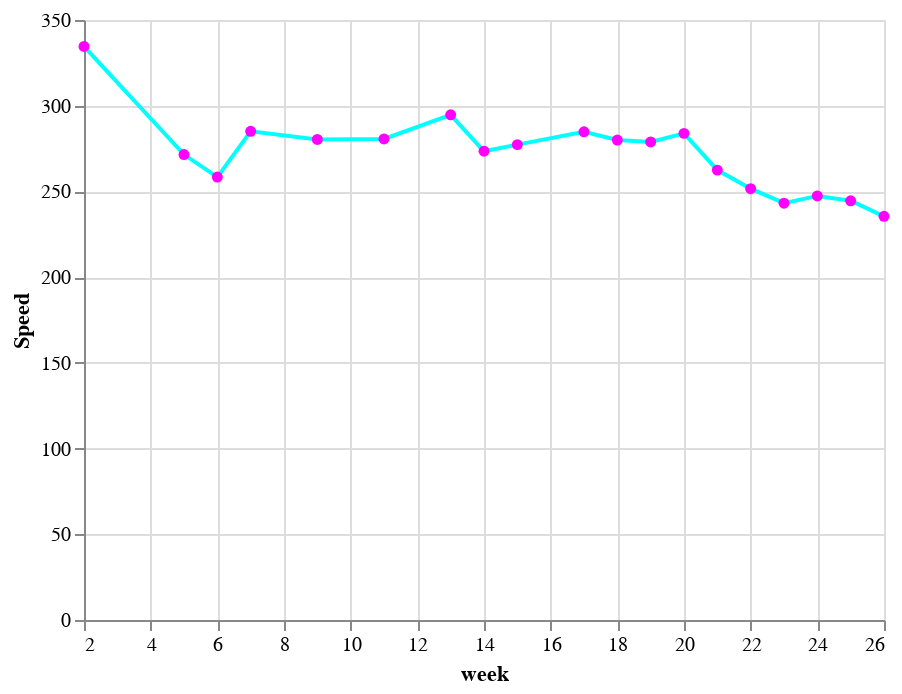

Notebook source saved alongside this figure:
### Code cell
# mit punkten BESSER
line = alt.Chart(df).mark_line(color="aqua").encode(
    alt.X("week"),
    alt.Y("average(seconds_per_km)", title="Speed")
    
)
line + line.mark_circle(color="magenta")

### Figure 1 — Vega-Lite specification as saved in the notebook (floating-point values rounded to 4 significant figures)
{"$schema": "https://vega.github.io/schema/vega-lite/v4.8.1.json", "config": {"view": {"continuousHeight": 300, "continuousWidth": 400}}, "data": {"name": "data-31c7fd9393a38aac112a5c8ac5ad6139"}, "datasets": {"data-31c7fd9393a38aac112a5c8ac5ad6139": [{"Unnamed: 0": 182, "avgPace(/meter)": 0.3787, "calories(kcal)": 71, "date": "2022-01-10 20:39", "day_of_week": "Monday", "distance(m)": 1191, "distance_rounded": 1, "maxPace(/meter)": 7.246, "minPace(/meter)": 0.2501, "seconds_per_km": 380.4, "speed_per_km": "06:20.35", "sportTime(s)": 453, "startTime": "2022-01-10T13:39:17+00:00", "type": 1, "week": 2}, {"Unnamed: 0": 178, "avgPace(/meter)": 0.2878, "calories(kcal)": 60, "date": "2022-01-13 16:23", "day_of_week": "Thursday", "distance(m)": 1004, "distance_rounded": 1, "maxPace(/meter)": 2.342, "minPace(/meter)": 0.1982, "seconds_per_km": 288.8, "speed_per_km": "04:48.84", "sportTime(s)": 290, "startTime": "2022-01-13T09:23:16+00:00", "type": 1, "week": 2}, {"Unnamed: 0": 176, "avgPace(/meter)": 0.2637, "calories(kcal)": 39, "date": "2022-02-03 17:41", "day_of_week": "Thursday", "distance(m)": 1001, "distance_rounded": 1, "maxPace(/meter)": 0.609, "minPace(/meter)": 0.1993, "seconds_per_km": 264.7, "speed_per_km": "04:24.74", "sportTime(s)": 265, "startTime": "2022-02-03T10:41:12+00:00", "type": 1, "week": 5}, {"Unnamed: 0": 172, "avgPace(/meter)": 0.2803, "calories(kcal)": 50, "date": "2022-02-05 18:46", "day_of_week": "Saturday", "distance(m)": 1006, "distance_rounded": 1, "maxPace(/meter)": 0.6911, "minPace(/meter)": 0.229, "seconds_per_km": 281.3, "speed_per_km": "04:41.31", "sportTime(s)": 283, "startTime": "2022-02-05T11:46:47+00:00", "type": 1, "week": 5}, {"Unnamed: 0": 169, "avgPace(/meter)": 0.2675, "calories(kcal)": 34, "date": "2022-02-06 18:36", "day_of_week": "Sunday", "distance(m)": 1013, "distance_rounded": 1, "maxPace(/meter)": 0.6361, "minPace(/meter)": 0.2325, "seconds_per_km": 268.5, "speed_per_km": "04:28.51", "sportTime(s)": 272, "startTime": "2022-02-06T11:36:48+00:00", "type": 1, "week": 5}, {"Unnamed: 0": 166, "avgPace(/meter)": 0.26, "calories(kcal)": 39, "date": "2022-02-11 18:49", "day_of_week": "Friday", "distance(m)": 1004, "distance_rounded": 1, "maxPace(/meter)": 0.788, "minPace(/meter)": 0.198, "seconds_per_km": 262.9, "speed_per_km": "04:22.95", "sportTime(s)": 264, "startTime": "2022-02-11T11:49:54+00:00", "type": 1, "week": 6}, {"Unnamed: 0": 163, "avgPace(/meter)": 0.2552, "calories(kcal)": 44, "date": "2022-02-12 18:25", "day_of_week": "Saturday", "distance(m)": 1011, "distance_rounded": 1, "maxPace(/meter)": 0.5571, "minPace(/meter)": 0.1928, "seconds_per_km": 256.2, "speed_per_km": "04:16.18", "sportTime(s)": 259, "startTime": "2022-02-12T11:25:02+00:00", "type": 1, "week": 6}, {"Unnamed: 0": 161, "avgPace(/meter)": 0.255, "calories(kcal)": 37, "date": "2022-02-13 18:09", "day_of_week": "Sunday", "distance(m)": 1000, "distance_rounded": 1, "maxPace(/meter)": 0.576, "minPace(/meter)": 0.194, "seconds_per_km": 256, "speed_per_km": "04:16.00", "sportTime(s)": 256, "startTime": "2022-02-13T11:09:12+00:00", "type": 1, "week": 6}, {"Unnamed: 0": 157, "avgPace(/meter)": 0.2854, "calories(kcal)": 43, "date": "2022-02-14 18:50", "day_of_week": "Monday", "distance(m)": 1002, "distance_rounded": 1, "maxPace(/meter)": 0.7446, "minPace(/meter)": 0.2587, "seconds_per_km": 286.4, "speed_per_km": "04:46.43", "sportTime(s)": 287, "startTime": "2022-02-14T11:50:09+00:00", "type": 1, "week": 7}, {"Unnamed: 0": 155, "avgPace(/meter)": 0.2827, "calories(kcal)": 60, "date": "2022-02-16 18:12", "day_of_week": "Wednesday", "distance(m)": 1001, "distance_rounded": 1, "maxPace(/meter)": 2.165, "minPace(/meter)": 0.1834, "seconds_per_km": 283.7, "speed_per_km": "04:43.72", "sportTime(s)": 284, "startTime": "2022-02-16T11:12:40+00:00", "type": 1, "week": 7}, {"Unnamed: 0": 152, "avgPace(/meter)": 0.2793, "calories(kcal)": 55, "date": "2022-03-05 07:10", "day_of_week": "Saturday", "distance(m)": 1006, "distance_rounded": 1, "maxPace(/meter)": 0.6154, "minPace(/meter)": 0.2083, "seconds_per_km": 280.3, "speed_per_km": "04:40.32", "sportTime(s)": 282, "startTime": "2022-03-05T00:10:22+00:00", "type": 1, "week": 9}, {"Unnamed: 0": 150, "avgPace(/meter)": 0.2796, "calories(kcal)": 47, "date": "2022-03-18 18:26", "day_of_week": "Friday", "distance(m)": 1005, "distance_rounded": 1, "maxPace(/meter)": 0.8749, "minPace(/meter)": 0.2372, "seconds_per_km": 280.6, "speed_per_km": "04:40.60", "sportTime(s)": 282, "startTime": "2022-03-18T11:26:11+00:00", "type": 1, "week": 11}, {"Unnamed: 0": 146, "avgPace(/meter)": 0.2964, "calories(kcal)": 57, "date": "2022-03-28 18:45", "day_of_week": "Monday", "distance(m)": 1046, "distance_rounded": 1, "maxPace(/meter)": 0.639, "minPace(/meter)": 0.2149, "seconds_per_km": 297.3, "speed_per_km": "04:57.32", "sportTime(s)": 311, "startTime": "2022-03-28T11:45:13+00:00", "type": 1, "week": 13}, {"Unnamed: 0": 144, "avgPace(/meter)": 0.3011, "calories(kcal)": 57, "date": "2022-03-29 19:02", "day_of_week": "Tuesday", "distance(m)": 1003, "distance_rounded": 1, "maxPace(/meter)": 0.6835, "minPace(/meter)": 0.2301, "seconds_per_km": 302.1, "speed_per_km": "05:2.09", "sportTime(s)": 303, "startTime": "2022-03-29T12:02:25+00:00", "type": 1, "week": 13}, {"Unnamed: 0": 142, "avgPace(/meter)": 0.2837, "calories(kcal)": 49, "date": "2022-03-30 18:52", "day_of_week": "Wednesday", "distance(m)": 1001, "distance_rounded": 1, "maxPace(/meter)": 0.4753, "minPace(/meter)": 0.1658, "seconds_per_km": 284.7, "speed_per_km": "04:44.72", "sportTime(s)": 285, "startTime": "2022-03-30T11:52:16+00:00", "type": 1, "week": 13}, {"Unnamed: 0": 140, "avgPace(/meter)": 0.27, "calories(kcal)": 48, "date": "2022-04-04 17:57", "day_of_week": "Monday", "distance(m)": 1000, "distance_rounded": 1, "maxPace(/meter)": 0.7117, "minPace(/meter)": 0.2248, "seconds_per_km": 271, "speed_per_km": "04:31.00", "sportTime(s)": 271, "startTime": "2022-04-04T10:57:56+00:00", "type": 1, "week": 14}, {"Unnamed: 0": 137, "avgPace(/meter)": 0.273, "calories(kcal)": 51, "date": "2022-04-08 18:39", "day_of_week": "Friday", "distance(m)": 1000, "distance_rounded": 1, "maxPace(/meter)": 0.6707, "minPace(/meter)": 0.2315, "seconds_per_km": 274, "speed_per_km": "04:34.00", "sportTime(s)": 274, "startTime": "2022-04-08T11:39:28+00:00", "type": 1, "week": 14}, {"Unnamed: 0": 134, "avgPace(/meter)": 0.2744, "calories(kcal)": 45, "date": "2022-04-10 18:41", "day_of_week": "Sunday", "distance(m)": 1006, "distance_rounded": 1, "maxPace(/meter)": 0.6873, "minPace(/meter)": 0.2137, "seconds_per_km": 275.3, "speed_per_km": "04:35.35", "sportTime(s)": 277, "startTime": "2022-04-10T11:41:58+00:00", "type": 1, "week": 14}, {"Unnamed: 0": 131, "avgPace(/meter)": 0.277, "calories(kcal)": 44, "date": "2022-04-13 17:48", "day_of_week": "Wednesday", "distance(m)": 1000, "distance_rounded": 1, "maxPace(/meter)": 0.7634, "minPace(/meter)": 0.2038, "seconds_per_km": 278, "speed_per_km": "04:38.00", "sportTime(s)": 278, "startTime": "2022-04-13T10:48:11+00:00", "type": 1, "week": 15}, {"Unnamed: 0": 128, "avgPace(/meter)": 0.2756, "calories(kcal)": 39, "date": "2022-04-15 16:54", "day_of_week": "Friday", "distance(m)": 1005, "distance_rounded": 1, "maxPace(/meter)": 0.7968, "minPace(/meter)": 0.244, "seconds_per_km": 276.6, "speed_per_km": "04:36.62", "sportTime(s)": 278, "startTime": "2022-04-15T09:54:21+00:00", "type": 1, "week": 15}, {"Unnamed: 0": 125, "avgPace(/meter)": 0.2939, "calories(kcal)": 62, "date": "2022-04-26 18:40", "day_of_week": "Tuesday", "distance(m)": 1201, "distance_rounded": 1, "maxPace(/meter)": 1.115, "minPace(/meter)": 0.1997, "seconds_per_km": 294.8, "speed_per_km": "04:54.75", "sportTime(s)": 354, "startTime": "2022-04-26T11:40:21+00:00", "type": 1, "week": 17}, {"Unnamed: 0": 123, "avgPace(/meter)": 0.2685, "calories(kcal)": 48, "date": "2022-04-27 18:31", "day_of_week": "Wednesday", "distance(m)": 1002, "distance_rounded": 1, "maxPace(/meter)": 0.6803, "minPace(/meter)": 0.2187, "seconds_per_km": 269.5, "speed_per_km": "04:29.46", "sportTime(s)": 270, "startTime": "2022-04-27T11:31:56+00:00", "type": 1, "week": 17}, {"Unnamed: 0": 121, "avgPace(/meter)": 0.2774, "calories(kcal)": 50, "date": "2022-04-28 17:37", "day_of_week": "Thursday", "distance(m)": 1002, "distance_rounded": 1, "maxPace(/meter)": 0.8052, "minPace(/meter)": 0.221, "seconds_per_km": 278.4, "speed_per_km": "04:38.44", "sportTime(s)": 279, "startTime": "2022-04-28T10:37:51+00:00", "type": 1, "week": 17}, {"Unnamed: 0": 119, "avgPace(/meter)": 0.2974, "calories(kcal)": 89, "date": "2022-04-29 18:01", "day_of_week": "Friday", "distance(m)": 1651, "distance_rounded": 1, "maxPace(/meter)": 1.217, "minPace(/meter)": 0.2073, "seconds_per_km": 299.8, "speed_per_km": "04:59.82", "sportTime(s)": 495, "startTime": "2022-04-29T11:01:29+00:00", "type": 1, "week": 17}, {"Unnamed: 0": 117, "avgPace(/meter)": 0.2803, "calories(kcal)": 41, "date": "2022-05-01 16:48", "day_of_week": "Sunday", "distance(m)": 1006, "distance_rounded": 1, "maxPace(/meter)": 0.8224, "minPace(/meter)": 0.2239, "seconds_per_km": 281.3, "speed_per_km": "04:41.31", "sportTime(s)": 283, "startTime": "2022-05-01T09:48:50+00:00", "type": 1, "week": 17}, {"Unnamed: 0": 112, "avgPace(/meter)": 0.2761, "calories(kcal)": 42, "date": "2022-05-04 18:52", "day_of_week": "Wednesday", "distance(m)": 1007, "distance_rounded": 1, "maxPace(/meter)": 0.6135, "minPace(/meter)": 0.2112, "seconds_per_km": 277.1, "speed_per_km": "04:37.06", "sportTime(s)": 279, "startTime": "2022-05-04T11:52:29+00:00", "type": 1, "week": 18}, {"Unnamed: 0": 110, "avgPace(/meter)": 0.291, "calories(kcal)": 52, "date": "2022-05-05 18:15", "day_of_week": "Thursday", "distance(m)": 1000, "distance_rounded": 1, "maxPace(/meter)": 0.7042, "minPace(/meter)": 0.216, "seconds_per_km": 292, "speed_per_km": "04:52.00", "sportTime(s)": 292, "startTime": "2022-05-05T11:15:38+00:00", "type": 1, "week": 18}, {"Unnamed: 0": 107, "avgPace(/meter)": 0.2712, "calories(kcal)": 47, "date": "2022-05-06 17:16", "day_of_week": "Friday", "distance(m)": 1003, "distance_rounded": 1, "maxPace(/meter)": 0.7022, "minPace(/meter)": 0.2276, "seconds_per_km": 272.2, "speed_per_km": "04:32.18", "sportTime(s)": 273, "startTime": "2022-05-06T10:16:48+00:00", "type": 1, "week": 18}, {"Unnamed: 0": 104, "avgPace(/meter)": 0.278, "calories(kcal)": 52, "date": "2022-05-07 16:47", "day_of_week": "Saturday", "distance(m)": 1040, "distance_rounded": 1, "maxPace(/meter)": 212, "minPace(/meter)": 0.2129, "seconds_per_km": 278.8, "speed_per_km": "04:38.85", "sportTime(s)": 290, "startTime": "2022-05-07T09:47:30+00:00", "type": 1, "week": 18}, {"Unnamed: 0": 102, "avgPace(/meter)": 0.279, "calories(kcal)": 56, "date": "2022-05-08 18:24", "day_of_week": "Sunday", "distance(m)": 1026, "distance_rounded": 1, "maxPace(/meter)": 225, "minPace(/meter)": 0.2221, "seconds_per_km": 279.7, "speed_per_km": "04:39.73", "sportTime(s)": 287, "startTime": "2022-05-08T11:24:19+00:00", "type": 1, "week": 18}, {"Unnamed: 0": 99, "avgPace(/meter)": 0.278, "calories(kcal)": 59, "date": "2022-05-12 18:36", "day_of_week": "Thursday", "distance(m)": 1007, "distance_rounded": 1, "maxPace(/meter)": 178, "minPace(/meter)": 0.1781, "seconds_per_km": 279.0, "speed_per_km": "04:39.05", "sportTime(s)": 281, "startTime": "2022-05-12T11:36:50+00:00", "type": 1, "week": 19}, {"Unnamed: 0": 96, "avgPace(/meter)": 0.283, "calories(kcal)": 55, "date": "2022-05-13 18:36", "day_of_week": "Friday", "distance(m)": 1024, "distance_rounded": 1, "maxPace(/meter)": 201, "minPace(/meter)": 0.2015, "seconds_per_km": 284.2, "speed_per_km": "04:44.18", "sportTime(s)": 291, "startTime": "2022-05-13T11:36:23+00:00", "type": 1, "week": 19}, {"Unnamed: 0": 92, "avgPace(/meter)": 0.273, "calories(kcal)": 51, "date": "2022-05-15 18:36", "day_of_week": "Sunday", "distance(m)": 1028, "distance_rounded": 1, "maxPace(/meter)": 197, "minPace(/meter)": 0.1974, "seconds_per_km": 273.3, "speed_per_km": "04:33.35", "sportTime(s)": 281, "startTime": "2022-05-15T11:36:24+00:00", "type": 1, "week": 19}, {"Unnamed: 0": 89, "avgPace(/meter)": 0.288, "calories(kcal)": 63, "date": "2022-05-16 18:31", "day_of_week": "Monday", "distance(m)": 1046, "distance_rounded": 1, "maxPace(/meter)": 210, "minPace(/meter)": 0.2106, "seconds_per_km": 288.7, "speed_per_km": "04:48.72", "sportTime(s)": 302, "startTime": "2022-05-16T11:31:34+00:00", "type": 1, "week": 20}, {"Unnamed: 0": 86, "avgPace(/meter)": 0.293, "calories(kcal)": 63, "date": "2022-05-17 18:15", "day_of_week": "Tuesday", "distance(m)": 1049, "distance_rounded": 1, "maxPace(/meter)": 237, "minPace(/meter)": 0.2227, "seconds_per_km": 293.6, "speed_per_km": "04:53.61", "sportTime(s)": 308, "startTime": "2022-05-17T11:15:00+00:00", "type": 1, "week": 20}, {"Unnamed: 0": 82, "avgPace(/meter)": 0.2841, "calories(kcal)": 50.03, "date": "2022-05-21 20:48", "day_of_week": "Saturday", "distance(m)": 1003, "distance_rounded": 1, "maxPace(/meter)": 0.6219, "minPace(/meter)": 0.2232, "seconds_per_km": 286.1, "speed_per_km": "04:46.14", "sportTime(s)": 287, "startTime": "2022-05-21T13:48:24+00:00", "type": 1, "week": 20}, {"Unnamed: 0": 79, "avgPace(/meter)": 0.265, "calories(kcal)": 44.08, "date": "2022-05-22 17:22", "day_of_week": "Sunday", "distance(m)": 1000, "distance_rounded": 1, "maxPace(/meter)": 0.815, "minPace(/meter)": 0.2136, "seconds_per_km": 267, "speed_per_km": "04:27.00", "sportTime(s)": 267, "startTime": "2022-05-22T10:22:47+00:00", "type": 1, "week": 20}, {"Unnamed: 0": 76, "avgPace(/meter)": 0.265, "calories(kcal)": 50.33, "date": "2022-05-23 18:46", "day_of_week": "Monday", "distance(m)": 1000, "distance_rounded": 1, "maxPace(/meter)": 0.668, "minPace(/meter)": 0.2187, "seconds_per_km": 267, "speed_per_km": "04:27.00", "sportTime(s)": 267, "startTime": "2022-05-23T11:46:59+00:00", "type": 1, "week": 21}, {"Unnamed: 0": 73, "avgPace(/meter)": 0.2647, "calories(kcal)": 44.15, "date": "2022-05-24 18:54", "day_of_week": "Tuesday", "distance(m)": 1001, "distance_rounded": 1, "maxPace(/meter)": 0.9251, "minPace(/meter)": 0.2227, "seconds_per_km": 266.7, "speed_per_km": "04:26.73", "sportTime(s)": 267, "startTime": "2022-05-24T11:54:01+00:00", "type": 1, "week": 21}, {"Unnamed: 0": 70, "avgPace(/meter)": 0.2353, "calories(kcal)": 40.81, "date": "2022-05-25 17:56", "day_of_week": "Wednesday", "distance(m)": 1003, "distance_rounded": 1, "maxPace(/meter)": 0.9066, "minPace(/meter)": 0.1197, "seconds_per_km": 240.3, "speed_per_km": "04:0.28", "sportTime(s)": 241, "startTime": "2022-05-25T10:56:04+00:00", "type": 1, "week": 21}, {"Unnamed: 0": 67, "avgPace(/meter)": 0.2622, "calories(kcal)": 53.12, "date": "2022-05-26 17:17", "day_of_week": "Thursday", "distance(m)": 1003, "distance_rounded": 1, "maxPace(/meter)": 0.558, "minPace(/meter)": 0.1968, "seconds_per_km": 264.2, "speed_per_km": "04:24.21", "sportTime(s)": 265, "startTime": "2022-05-26T10:17:38+00:00", "type": 1, "week": 21}, {"Unnamed: 0": 64, "avgPace(/meter)": 0.2742, "calories(kcal)": 43.04, "date": "2022-05-27 18:35", "day_of_week": "Friday", "distance(m)": 1003, "distance_rounded": 1, "maxPace(/meter)": 0.757, "minPace(/meter)": 0.2449, "seconds_per_km": 276.2, "speed_per_km": "04:36.17", "sportTime(s)": 277, "startTime": "2022-05-27T11:35:19+00:00", "type": 1, "week": 21}, {"Unnamed: 0": 61, "avgPace(/meter)": 0.2677, "calories(kcal)": 51.33, "date": "2022-05-28 17:39", "day_of_week": "Saturday", "distance(m)": 1005, "distance_rounded": 1, "maxPace(/meter)": 0.6452, "minPace(/meter)": 0.2224, "seconds_per_km": 269.7, "speed_per_km": "04:29.65", "sportTime(s)": 271, "startTime": "2022-05-28T10:39:29+00:00", "type": 1, "week": 21}, {"Unnamed: 0": 58, "avgPace(/meter)": 0.251, "calories(kcal)": 41, "date": "2022-05-29 18:19", "day_of_week": "Sunday", "distance(m)": 1000, "distance_rounded": 1, "maxPace(/meter)": 0.4274, "minPace(/meter)": 0.1839, "seconds_per_km": 253, "speed_per_km": "04:13.00", "sportTime(s)": 253, "startTime": "2022-05-29T11:19:12+00:00", "type": 1, "week": 21}, {"Unnamed: 0": 55, "avgPace(/meter)": 0.25, "calories(kcal)": 48.92, "date": "2022-05-30 18:55", "day_of_week": "Monday", "distance(m)": 1004, "distance_rounded": 1, "maxPace(/meter)": 0.4058, "minPace(/meter)": 0.1746, "seconds_per_km": 252.0, "speed_per_km": "04:11.99", "sportTime(s)": 253, "startTime": "2022-05-30T11:55:16+00:00", "type": 1, "week": 22}, {"Unnamed: 0": 52, "avgPace(/meter)": 0.2575, "calories(kcal)": 49.91, "date": "2022-05-31 18:42", "day_of_week": "Tuesday", "distance(m)": 1006, "distance_rounded": 1, "maxPace(/meter)": 0.5513, "minPace(/meter)": 0.203, "seconds_per_km": 259.4, "speed_per_km": "04:19.44", "sportTime(s)": 261, "startTime": "2022-05-31T11:42:33+00:00", "type": 1, "week": 22}, {"Unnamed: 0": 49, "avgPace(/meter)": 0.2483, "calories(kcal)": 45.2, "date": "2022-06-03 18:03", "day_of_week": "Friday", "distance(m)": 1003, "distance_rounded": 1, "maxPace(/meter)": 0.8258, "minPace(/meter)": 0.1627, "seconds_per_km": 250.2, "speed_per_km": "04:10.25", "sportTime(s)": 251, "startTime": "2022-06-03T11:03:24+00:00", "type": 1, "week": 22}, {"Unnamed: 0": 46, "avgPace(/meter)": 0.2428, "calories(kcal)": 51.81, "date": "2022-06-04 18:38", "day_of_week": "Saturday", "distance(m)": 1001, "distance_rounded": 1, "maxPace(/meter)": 0.5981, "minPace(/meter)": 0.2102, "seconds_per_km": 244.8, "speed_per_km": "04:4.76", "sportTime(s)": 245, "startTime": "2022-06-04T11:38:21+00:00", "type": 1, "week": 22}, {"Unnamed: 0": 43, "avgPace(/meter)": 0.2348, "calories(kcal)": 30.82, "date": "2022-06-11 17:38", "day_of_week": "Saturday", "distance(m)": 1001, "distance_rounded": 1, "maxPace(/meter)": 0.5176, "minPace(/meter)": 0.1971, "seconds_per_km": 236.8, "speed_per_km": "03:56.76", "sportTime(s)": 237, "startTime": "2022-06-11T10:38:27+00:00", "type": 1, "week": 23}, {"Unnamed: 0": 39, "avgPace(/meter)": 0.2475, "calories(kcal)": 51.79, "date": "2022-06-12 17:47", "day_of_week": "Sunday", "distance(m)": 1006, "distance_rounded": 1, "maxPace(/meter)": 0.6472, "minPace(/meter)": 0.2005, "seconds_per_km": 249.5, "speed_per_km": "04:9.50", "sportTime(s)": 251, "startTime": "2022-06-12T10:47:29+00:00", "type": 1, "week": 23}, {"Unnamed: 0": 36, "avgPace(/meter)": 0.2562, "calories(kcal)": 56.05, "date": "2022-06-14 19:03", "day_of_week": "Tuesday", "distance(m)": 1003, "distance_rounded": 1, "maxPace(/meter)": 0.5627, "minPace(/meter)": 0.1935, "seconds_per_km": 258.2, "speed_per_km": "04:18.23", "sportTime(s)": 259, "startTime": "2022-06-14T12:03:23+00:00", "type": 1, "week": 24}, {"Unnamed: 0": 32, "avgPace(/meter)": 0.2443, "calories(kcal)": 47.92, "date": "2022-06-15 18:46", "day_of_week": "Wednesday", "distance(m)": 1011, "distance_rounded": 1, "maxPace(/meter)": 0.5219, "minPace(/meter)": 0.1885, "seconds_per_km": 246.3, "speed_per_km": "04:6.29", "sportTime(s)": 249, "startTime": "2022-06-15T11:46:25+00:00", "type": 1, "week": 24}, {"Unnamed: 0": 27, "avgPace(/meter)": 0.2405, "calories(kcal)": 33.65, "date": "2022-06-16 18:03", "day_of_week": "Thursday", "distance(m)": 1002, "distance_rounded": 1, "maxPace(/meter)": 0.5764, "minPace(/meter)": 0.1971, "seconds_per_km": 242.5, "speed_per_km": "04:2.51", "sportTime(s)": 243, "startTime": "2022-06-16T11:03:28+00:00", "type": 1, "week": 24}, {"Unnamed: 0": 23, "avgPace(/meter)": 0.2405, "calories(kcal)": 48.66, "date": "2022-06-17 18:03", "day_of_week": "Friday", "distance(m)": 1002, "distance_rounded": 1, "maxPace(/meter)": 0.4713, "minPace(/meter)": 0.1802, "seconds_per_km": 242.5, "speed_per_km": "04:2.51", "sportTime(s)": 243, "startTime": "2022-06-17T11:03:58+00:00", "type": 1, "week": 24}, {"Unnamed: 0": 18, "avgPace(/meter)": 0.2428, "calories(kcal)": 45, "date": "2022-06-21 19:23", "day_of_week": "Tuesday", "distance(m)": 1009, "distance_rounded": 1, "maxPace(/meter)": 0.5322, "minPace(/meter)": 0.1881, "seconds_per_km": 244.8, "speed_per_km": "04:4.80", "sportTime(s)": 247, "startTime": "2022-06-21T12:23:33+00:00", "type": 1, "week": 25}, {"Unnamed: 0": 15, "avgPace(/meter)": 0.2423, "calories(kcal)": 49.76, "date": "2022-06-23 18:16", "day_of_week": "Thursday", "distance(m)": 1003, "distance_rounded": 1, "maxPace(/meter)": 0.627, "minPace(/meter)": 0.1883, "seconds_per_km": 244.3, "speed_per_km": "04:4.27", "sportTime(s)": 245, "startTime": "2022-06-23T11:16:47+00:00", "type": 1, "week": 25}, {"Unnamed: 0": 10, "avgPace(/meter)": 0.2365, "calories(kcal)": 48.67, "date": "2022-06-27 18:45", "day_of_week": "Monday", "distance(m)": 1002, "distance_rounded": 1, "maxPace(/meter)": 0.6246, "minPace(/meter)": 0.1815, "seconds_per_km": 238.5, "speed_per_km": "03:58.52", "sportTime(s)": 239, "startTime": "2022-06-27T11:45:38+00:00", "type": 1, "week": 26}, {"Unnamed: 0": 7, "avgPace(/meter)": 0.2323, "calories(kcal)": 39.65, "date": "2022-06-28 18:07", "day_of_week": "Tuesday", "distance(m)": 1003, "distance_rounded": 1, "maxPace(/meter)": 0.4755, "minPace(/meter)": 0.1836, "seconds_per_km": 234.3, "speed_per_km": "03:54.30", "sportTime(s)": 235, "startTime": "2022-06-28T11:07:21+00:00", "type": 1, "week": 26}, {"Unnamed: 0": 4, "avgPace(/meter)": 0.2283, "calories(kcal)": 33.62, "date": "2022-06-29 19:02", "day_of_week": "Wednesday", "distance(m)": 1003, "distance_rounded": 1, "maxPace(/meter)": 0.5453, "minPace(/meter)": 0.1936, "seconds_per_km": 230.3, "speed_per_km": "03:50.31", "sportTime(s)": 231, "startTime": "2022-06-29T12:02:34+00:00", "type": 1, "week": 26}, {"Unnamed: 0": 1, "avgPace(/meter)": 0.2368, "calories(kcal)": 36.82, "date": "2022-06-30 19:31", "day_of_week": "Thursday", "distance(m)": 1001, "distance_rounded": 1, "maxPace(/meter)": 0.6545, "minPace(/meter)": 0.1648, "seconds_per_km": 238.8, "speed_per_km": "03:58.76", "sportTime(s)": 239, "startTime": "2022-06-30T12:31:18+00:00", "type": 1, "week": 26}]}, "layer": [{"encoding": {"x": {"field": "week", "type": "quantitative"}, "y": {"aggregate": "average", "field": "seconds_per_km", "title": "Speed", "type": "quantitative"}}, "mark": {"color": "aqua", "type": "line"}}, {"encoding": {"x": {"field": "week", "type": "quantitative"}, "y": {"aggregate": "average", "field": "seconds_per_km", "title": "Speed", "type": "quantitative"}}, "mark": {"color": "magenta", "type": "circle"}}]}
